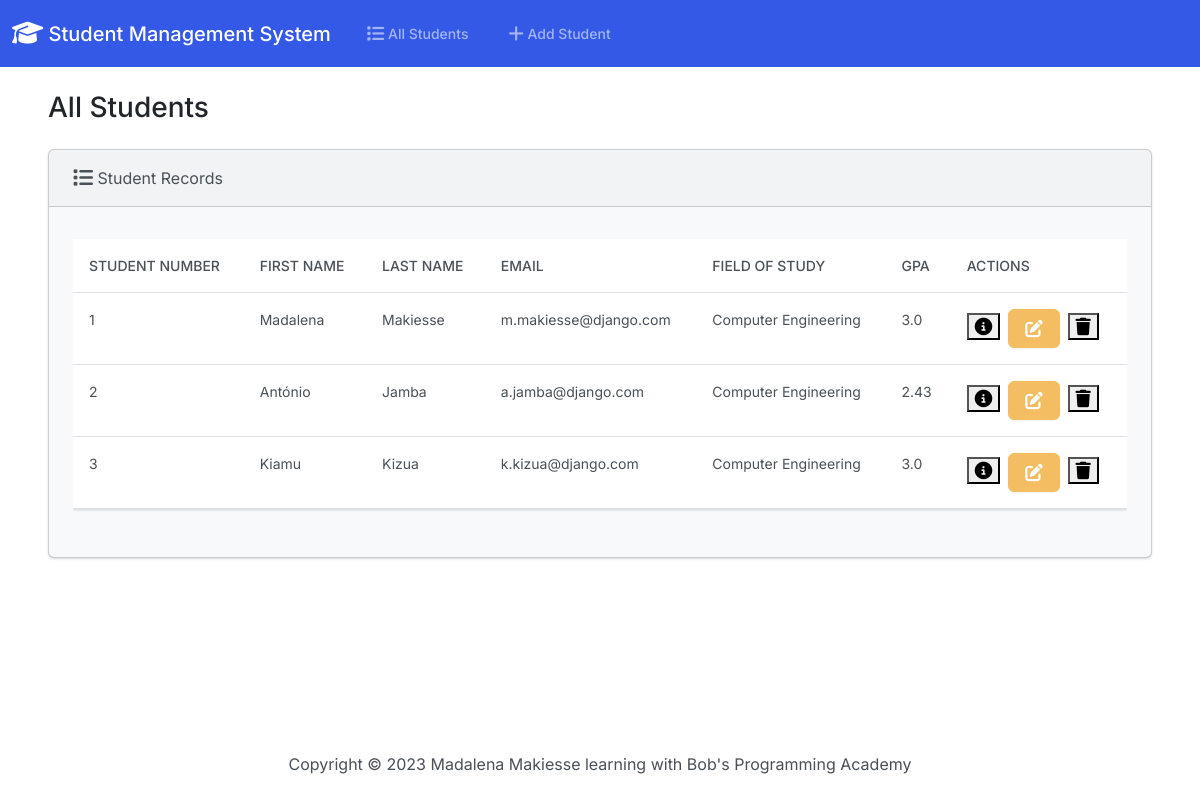
The page / on the database its author committed.
### students/models.py (models this page shows, shortened)
class Student(models.Model):
    student_number = models.PositiveIntegerField()
    first_name = models.CharField(max_length=50)
    last_name = models.CharField(max_length=50)
    email = models.CharField(max_length=50)
    field_of_study = models.CharField(max_length=50)
    gpa = models.FloatField()

### students/views.py (the view)
# urls.py: path('', views.index, name='index'),
def index(request):
    return render(request, 'students/index.html', {
        'students': Student.objects.all()
    })

### students/templates/students/index.html (shortened to what this page needs)
{% extends "students/base.html" %}
{% block body %}
{% load static %}
<!DOCTYPE html>
<html lang="en">
    <link href="{% static 'css/bootstrap.min.css' %}" rel="stylesheet">
    <link rel="stylesheet" href="https://cdnjs.cloudflare.com/ajax/libs/font-awesome/6.4.2/css/all.min.css" />
    <body class="d-flex flex-column min-vh-100">
          <div class="container-fluid">
            <h3 class="m-4">All Students</h3>
            <div class="row">
                <div class="col-12">
                    {% if students %}
                        <div class="card bg-light ms-4 me-4 mb-4">
                            <div class="card-header">
                                <i class="fa-solid fa-list fa-lg"></i> Student Records
                            </div>
                            <div class="card-body">
                                <p class="card-text">
                                    <div class="table-responsive">
                                        <table class="table table-hover">
                                            <thead>
                                              <tr>
                                                <th scope="col">Student Number</th>
                                                <th scope="col">First Name</th>
                                                <th scope="col">Last Name</th>
                                                <th scope="col">Email</th>
                                                <th scope="col">Field of Study</th>
                                                <th scope="col">GPA</th>
                                                <th scope="col">Actions</th>
                                              </tr>
                                            </thead>
                                            <tbody>
                                                {% for student in students %}
                                                    <tr>
                                                        <td>{{ student.student_number }}</td>
                                                        <td>{{ student.first_name }}</td>
                                                        <td>{{ student.last_name }}</td>
                                                        <td>{{ student.email }}</td>
                                                        <td>{{ student.field_of_study }}</td>
                                                        <td>{{ student.gpa }}</td>
                                                        <td>
                                                            <button type="button" class="bnt bnt-success me-1" href="{% url 'view_student' student.id %}" data-bs-toggle="modal" data-bs-target="#myModal{{student.id}}">
                                                            </button>
                                                            <a href="{% url 'edit' student.id %}"  class="btn btn-warning me-1">
                                                            </a>
                                                            <button type="button" class="bnt btn-danger me-1" data-bs-toggle="modal" data-bs-target="#delete{{student.id}}">
                                                            </button>
                                                        </td>
                                                    </tr>
                                                {% endfor %}
                                            </tbody>
                                          </table>
                                    </div>
                                </p>
                            </div>
                        </div>
                    {% else %}
                        <h5 class="alert alertt-primary ms-4 me-4">No Student Records</h5>
                    {% endif %}
                </div>
            </div>
          </div>
    </body>
</html>
{% endblock %}

### students/templates/students/base.html (shortened to what this page needs)
{% load static %}
<!DOCTYPE html>
<html lang="en">
    <link href="{% static 'css/bootstrap.min.css' %}" rel="stylesheet">
    <link rel="stylesheet" href="https://cdnjs.cloudflare.com/ajax/libs/font-awesome/6.4.2/css/all.min.css" />
    <body class="d-flex flex-column min-vh-100">
        <nav class="navbar navbar-expand-lg bg-primary" data-bs-theme="dark">
            <div class="container-fluid">
                <a class="navbar-brand" href="{% url 'index' %}">
                    <i class="fa-solid fa-graduation-cap fa-lg"></i> Student Management System
                </a>
              <div class="collapse navbar-collapse" id="navbarColor01">
                <ul class="navbar-nav me-auto">
                  <li class="nav-item">
                    <a class="nav-link" href="{% url 'index' %}">
                         All Students
                    </a>
                  </li>
                  <li class="nav-item">
                    <a class="nav-link" href="{% url 'add' %}">
                         Add Student
                    </a>
                  </li>
                </ul>
              </div>
            </div>
          </nav>
          <div class="container-fluid">
            {% block body %}
            {% endblock %}
          </div>
          <footer class="mt-auto mb-4">
            <div class="text-center">
                <span>
                    Copyright &copy; <script>document.write(new Date().getFullYear())</script> Madalena Makiesse learning with Bob's Programming Academy
                </span>
            </div>
          </footer>
    </body>
</html>

### rows shown on the page
Student: student_number "1", first_name "Madalena", last_name "Makiesse", email "m.makiesse@django.com", field_of_study "Computer Engineering", gpa "3.0"
Student: student_number "2", first_name "António", last_name "Jamba", email "a.jamba@django.com", field_of_study "Computer Engineering", gpa "2.43"
Student: student_number "3", first_name "Kiamu", last_name "Kizua", email "k.kizua@django.com", field_of_study "Computer Engineering", gpa "3.0"
